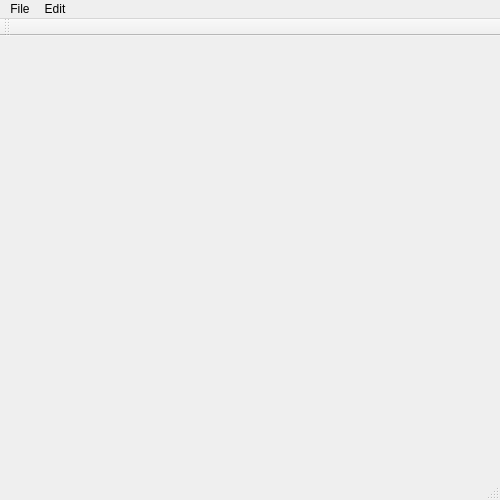
<?xml version="1.0" encoding="UTF-8"?>
<ui version="4.0">
 <class>MainWindow</class>
 <widget class="QMainWindow" name="MainWindow">
  <property name="geometry">
   <rect>
    <x>0</x>
    <y>0</y>
    <width>500</width>
    <height>500</height>
   </rect>
  </property>
  <property name="minimumSize">
   <size>
    <width>0</width>
    <height>0</height>
   </size>
  </property>
  <property name="windowTitle">
   <string>MainWindow</string>
  </property>
  <widget class="QWidget" name="centralWidget">
   <layout class="QHBoxLayout" name="horizontalLayout">
    <item>
     <widget class="QLabel" name="label">
      <property name="text">
       <string/>
      </property>
     </widget>
    </item>
   </layout>
  </widget>
  <widget class="QMenuBar" name="menuBar">
   <property name="geometry">
    <rect>
     <x>0</x>
     <y>0</y>
     <width>500</width>
     <height>21</height>
    </rect>
   </property>
   <widget class="QMenu" name="menuFile">
    <property name="title">
     <string>File</string>
    </property>
    <addaction name="actionOpen"/>
    <addaction name="actionSave"/>
   </widget>
   <widget class="QMenu" name="menuEdit">
    <property name="title">
     <string>Edit</string>
    </property>
    <addaction name="actionRemove_green_color"/>
   </widget>
   <addaction name="menuFile"/>
   <addaction name="menuEdit"/>
  </widget>
  <widget class="QToolBar" name="mainToolBar">
   <attribute name="toolBarArea">
    <enum>TopToolBarArea</enum>
   </attribute>
   <attribute name="toolBarBreak">
    <bool>false</bool>
   </attribute>
  </widget>
  <widget class="QStatusBar" name="statusBar"/>
  <action name="actionOpen">
   <property name="text">
    <string>Open</string>
   </property>
  </action>
  <action name="actionSave">
   <property name="text">
    <string>Save</string>
   </property>
  </action>
  <action name="actionRemove_green_color">
   <property name="text">
    <string>Remove green color</string>
   </property>
  </action>
  <action name="actionHelp">
   <property name="text">
    <string>Help</string>
   </property>
  </action>
 </widget>
 <layoutdefault spacing="6" margin="11"/>
 <resources/>
 <connections/>
</ui>
